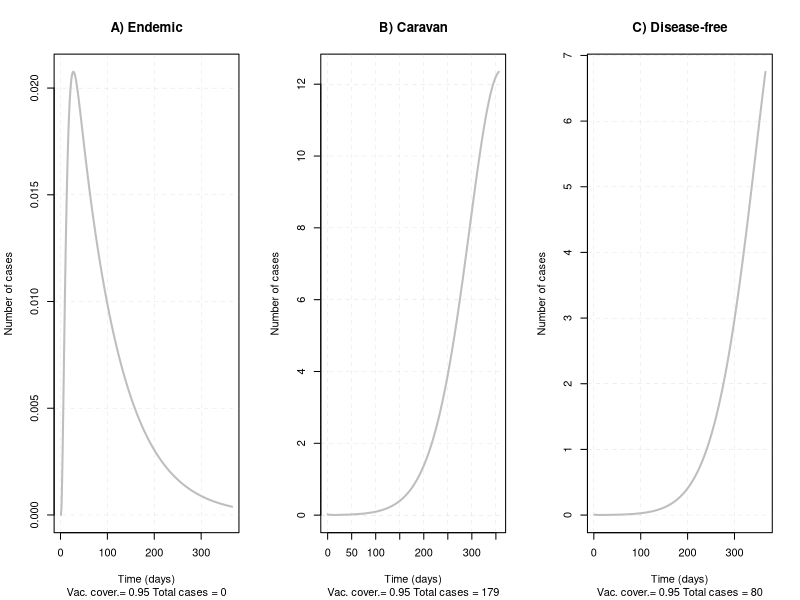
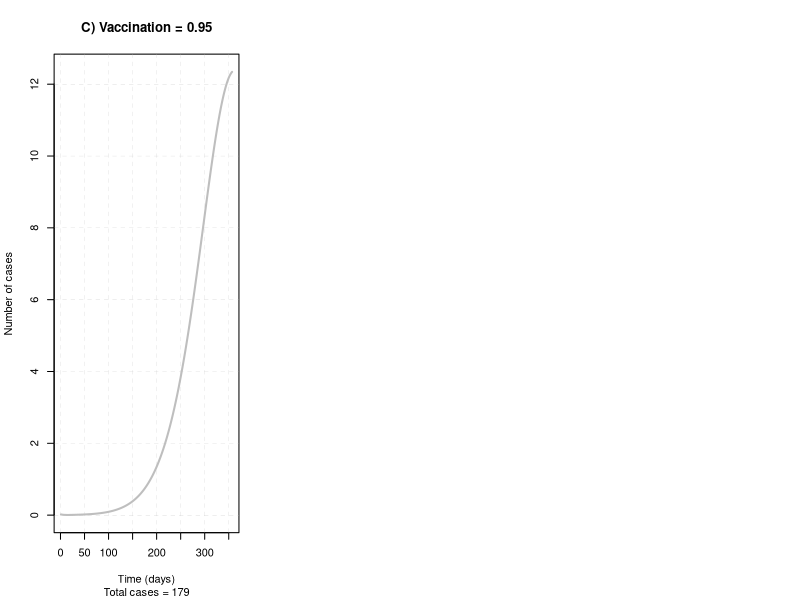
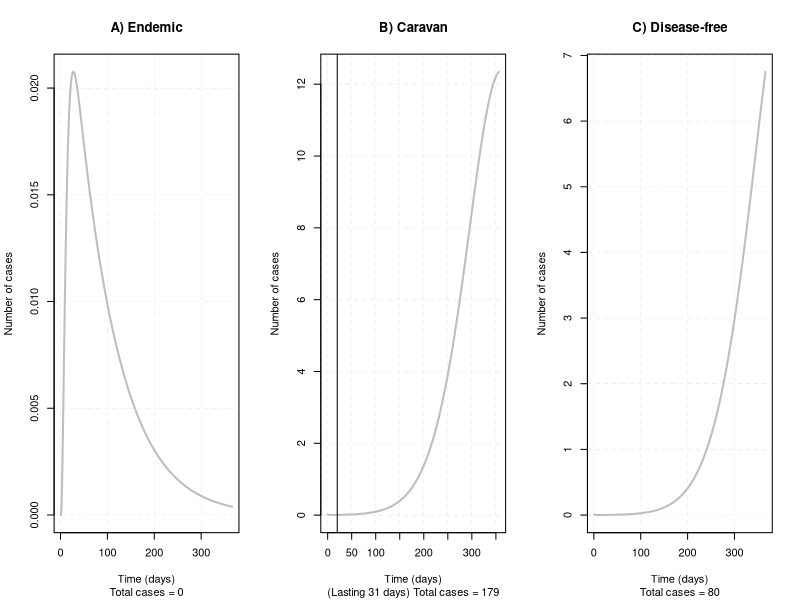

Recreate these plots in R, in order.
# CARAVAN SEIR


# Loading packages
library(deSolve)
library(ggplot2)

# 1. PARAMETERS in daily rates
# From Esteva et al, 2019: https://onlinelibrary.wiley.com/doi/full/10.1002/cmm4.1059

a	<- 10/30   # Average biting rate	(Haemagogus and Aedes)
b <- 0.25   # Fraction of bites actually infective (Haem = 0.25 Aedes = 0.2)
c <- 0.4    # Vector susceptibility to the virus (Haemagogus = 0.4, Aedes = 0.25)
death <- 6200/(898000/9)/9/12/30 # Human death rate in caravans
muh	<- 0.00119/30 # Human natural mortality rate	(=3.967e-05/day)
mum <- 0.46/30   # Natural mortality rate of mosquitoes	(Haemagogus= 0.46; Aedes= 0.913/30)
gamah <- 1/7 # Human recovery rate	(4.0 month-1 ~7 days)
epsilonh <- 1/6 # YF latency rate for humans (~6 days)
epsilonm <- 1/7 #	Latency rate in mosquitoes	(4.0 month-1 ~7 days)
alfah <- 0.0244/30 #	Disease-induced mortality rate (0.0244 month-1)

# migration parameters
#deltah <- 1/40 #distance walked daily

# Vaccine parameters
pvac1 <- 0.95 # proportion of effective vaccination coverage
w1 <- pvac1/365 # daily vaccination rate

pvac2 <- 0.95
w2 <- pvac2/365

pvac3 <- 0.95 # proportion of effective vaccination coverage
w3 <- pvac3/365 # daily vaccination rate

par.model <- c(a=a, b=b, c=c, epsilonh=epsilonh, epsilonm=epsilonm, 
             muh=muh, gamah=gamah, alfah=alfah, 
             death=death,mum=mum, w1=w1, w2=w2, w3=w3)

# 2. INITIAL CONDITIONS #----

# community 1
Sh0_1 <- 1000; Sm0_1 <- Sh0_1*1.5; m1 <- Sm0_1/Sh0_1
R0_1 <- a*a*b*c*m1*epsilonm/(mum*(mum+epsilonm)*(muh+alfah+gamah)); R0_1
# caravan
Sh0_2 <- 1000; Sm0_2 <- Sh0_2*1.5; m2 <- Sm0_2/Sh0_2
R0_2 <- a*a*b*c*m2*epsilonm/(mum*(mum+epsilonm)*(muh+alfah+gamah)); R0_2
# community 3
Sh0_3 <- 1000; Sm0_3 <- Sh0_3*1.5; m3 <- Sm0_3/Sh0_3
R0_3 <- a*a*b*c*m3*epsilonm/(mum*(mum+epsilonm)*(muh+alfah+gamah)); R0_3


#### MODEL 1: RESIDENT ENDEMIC COMMUNITY ####----
# Efective Vaccinated proportion:
(1-(1/R0_1))*100

state.endemic <- c(Sh1=Sh0_1-(Sh0_1*pvac1), Eh1=0, Ih1=0, Rh1=0, 
                   Infh1=0, Vh1=Sh0_1*pvac1, Sm1=Sm0_1, Em1=0, Im1=1)

# Time of simulation
tsim <- 1*365 # For how long lasts a caravan? 1000h walking = 62 days/16h/day
Dt <- 1 #But not in the Haemagogus area


# Frequency-dependent transmission
model.endemic <- function(t,state,parameters){
  with(as.list(c(state,parameters)),{
    
    # Community
    dSh1 <- -a*b*Im1*(Sh1/(Sh1+Eh1+Ih1+Rh1+Vh1)) + muh*(Eh1+Ih1+Rh1+Vh1) -
      w1*Sh1 + alfah*Ih1
    dEh1 <- a*b*Im1*(Sh1/(Sh1+Eh1+Ih1+Rh1+Vh1)) - epsilonh*Eh1 - muh*Eh1 
    dIh1 <- epsilonh*Eh1 - gamah*Ih1 - muh*Ih1 - alfah*Ih1
    dRh1 <- gamah*Ih1 - muh*Rh1
    dInfh1 <- a*b*Im1*(Sh1/(Sh1+Eh1+Ih1+Rh1+Vh1))
    dVh1 <- w1*Sh1 - muh*Vh1 
    
    # Mosquitoes vectors in community 1
    dSm1 <- -a*c*Sm1*(Ih1/(Sh1+Eh1+Ih1+Rh1+Vh1)) + mum*(Em1 + Im1)
    dEm1 <- a*c*Sm1*(Ih1/(Sh1+Eh1+Ih1+Rh1+Vh1)) - (epsilonm + mum)*Em1
    dIm1 <- epsilonm*Em1 - mum*Im1
    
    
    # return the output of the model
    return(list(c(dSh1, dEh1, dIh1, dRh1, dInfh1, dVh1,
                  dSm1, dEm1, dIm1)))
    
  })
}

tempo <- seq(from=0,to=tsim,by=Dt)

mod1 <- ode(y = state.endemic, times = tempo, func = model.endemic, 
            parms = par.model, method = "lsoda")

mod1 <- as.data.frame(mod1)

names(mod1) <- c("t","Sh1","Eh1","Ih1","Rh1","Infh1","Vh1","Sm1","Em1","Im1")

#STOP
#### MODEL 2: CARAVAN ####----

Ih0_2 <- mod1$Ih1[mod1$t==20]; Ih0_2

state.caravan <- c(Sh2=Sh0_2, Eh2=0, Ih2=Ih0_2, Rh2=0, Infh2=0,Vh2=0,
               Sm2=Sm0_2, Em2=0, Im2=0)

# Time of simulation
tsim <- 1*356 # For how long lasts a caravan? 1000h walking = 62 days/16h/day
Dt <- 1 #But not in the Haemagogus area


# Frequency-dependent transmission
model.caravan <- function(t,state,parameters){
  with(as.list(c(state,parameters)),{
    
    dSh2 <- -a*b*Im2*(Sh2/(Sh2+Eh2+Ih2+Rh2+Vh2)) + muh*(Eh2+Ih2+Rh2+Vh2) - 
      death*Sh2 - w2*Sh2
    dEh2 <- a*b*Im2*(Sh2/(Sh2+Eh2+Ih2+Rh2+Vh2)) - epsilonh*Eh2 - muh*Eh2 - death*Eh2
    dIh2 <- epsilonh*Eh2 - gamah*Ih2 - muh*Ih2 - alfah*Ih2 - death*Ih2
    dRh2 <- gamah*Ih2 - muh*Rh2 - death*Rh2
    dInfh2 <- a*b*Im2*(Sh2/(Sh2+Eh2+Ih2+Rh2+Vh2))
    dVh2 <- w2*Sh2 - muh*Vh2 
    
    # Mosquitoes vectors in community 2
    dSm2 <- -a*c*Sm2*(Ih2/(Sh2+Eh2+Ih2+Rh2+Vh2)) + mum*(Em2 + Im2)
    dEm2 <- a*c*Sm2*(Ih2/(Sh2+Eh2+Ih2+Rh2+Vh2)) - (epsilonm + mum)*Em2
    dIm2 <- epsilonm*Em2 - mum*Im2
    
    # return the output of the model
    return(list(c(dSh2, dEh2, dIh2, dRh2, dInfh2, dVh2,
                  dSm2, dEm2, dIm2)))
    
  })
}

tempo <- seq(from=0,to=tsim,by=Dt)

mod2 <- ode(y = state.caravan, times = tempo, func = model.caravan, 
           parms = par.model, method = "lsoda")

mod2 <- as.data.frame(mod2)

names(mod2) <- c("t","Sh2","Eh2","Ih2","Rh2","Infh2","Vh2",
                 "Sm2","Em2","Im2")

#STOP

#### MODEL 3: DISEASE FREE RESIDENT ----

Ih0_3 <- mod2$Ih2[mod2$t==20];Ih0_3
#Ih0_3 <- Ih0_2

# Considering currrent vaccination coverage

state.resident <- c(Sh3=Sh0_3, Eh3=0, Ih3=Ih0_3, Rh3=0, 
                    Infh3=0, Vh3=0, Sm3=Sm0_3, Em3=0, Im3=0)

# Time of simulation
tsim <- 1*365
Dt <- 1

# 3. DETERMINISTIC ROSS-MACDONALD MODEL #

# Frequency-dependent transmission
model.resident <- function(t,state,parameters){
  with(as.list(c(state,parameters)),{
    
# Human hosts in community 3
dSh3 <- -a*b*Im3*(Sh3/(Sh3+Eh3+Ih3+Rh3+Vh3)) + muh*(Eh3+Ih3+Rh3+Vh3) -
  w3*Sh3
dEh3 <- a*b*Im3*(Sh3/(Sh3+Eh3+Ih3+Rh3+Vh3)) - epsilonh*Eh3 - muh*Eh3
dIh3 <- epsilonh*Eh3 - gamah*Ih3 - muh*Ih3 - alfah*Ih3
dRh3 <- gamah*Ih3 - muh*Rh3
dInfh3 <- a*b*Im3*(Sh3/(Sh3+Eh3+Ih3+Rh3+Vh3))
dVh3 <- w3*Sh3-muh*Vh3

# Mosquitoes vectors in community 3
dSm3 <- -a*c*Sm3*(Ih3/(Sh3+Eh3+Ih3+Rh3+Vh3)) + mum*(Em3 + Im3)
dEm3 <- a*c*Sm3*(Ih3/(Sh3+Eh3+Ih3+Rh3+Vh3)) - (epsilonm + mum)*Em3
dIm3 <- epsilonm*Em3 - mum*Im3

# return the output of the model
return(list(c(dSh3, dEh3, dIh3, dRh3, dInfh3,dVh3,
              dSm3, dEm3, dIm3)))

  })
}

tempo <- seq(from=0,to=tsim,by=Dt)

mod3 <- ode(y = state.resident, times = tempo, func = model.resident, 
           parms = par.model, method = "lsoda")

mod3 <- as.data.frame(mod3)

names(mod3) <- c("t","Sh3","Eh3","Ih3","Rh3","Infh3","Vh3",
                 "Sm3","Em3","Im3")

#STOP
# 4. PLOTTING ----

par(mfrow=c(1,3))

plot(mod1$Ih1, main = "A) Endemic",
     type = "l", lwd=2, col = "grey",
     sub=paste("Vac. cover.=", pvac1,
               "Total cases =",round(max(mod1$Infh1))),
         xlab= "Time (days)",
     ylab= "Number of cases")
grid(nx = NULL, ny = NULL,
     lty = 2,      # Grid line type
     col = "gray", # Grid line color
     lwd = 0.2)      # Grid line width

plot(mod2$t,mod2$Ih2, main = "B) Caravan",
     type = "l", lwd=2, col = "grey",
     sub=paste("Vac. cover.=", pvac2,
       "Total cases =",round(max(mod2$Infh2))),
     xlab= "Time (days)",
     ylab= "Number of cases")
grid(nx = NULL, ny = NULL,
     lty = 2,      # Grid line type
     col = "gray", # Grid line color
     lwd = 0.2)      # Grid line width

matplot(mod3$Ih3, type = "l", lwd=2, col = "grey",
        main = "C) Disease-free",
        sub=paste("Vac. cover.=", pvac3,
                  "Total cases =",round(max(mod3$Infh3))),
        xlab= "Time (days)",
        ylab= "Number of cases")
grid(nx = NULL, ny = NULL,
     lty = 2,      # Grid line type
     col = "gray", # Grid line color
     lwd = 0.2)      # Grid line width


#STOP

# Plotting vaccinating Caravans scenario ----

par(mfrow=c(1,3))

plot(mod2$Ih2, main = paste("C) Vaccination =", pvac2),
     type = "l", lwd=2, col = "grey",
     sub=paste("Total cases =",round(max(mod2$Infh2))),
     xlab= "Time (days)",
     ylab= "Number of cases")
grid(nx = NULL, ny = NULL,
     lty = 2,      # Grid line type
     col = "gray", # Grid line color
     lwd = 0.2)      # Grid line width


# Ploting realistic data ----

par(mfrow=c(1,3))

plot(mod1$Ih1, main = "A) Endemic",
     type = "l", lwd=2, col = "grey",
     sub=paste(
               "Total cases =",round(max(mod1$Infh1))),
     xlab= "Time (days)",
     ylab= "Number of cases")
grid(nx = NULL, ny = NULL,
     lty = 2,      # Grid line type
     col = "gray", # Grid line color
     lwd = 0.2)      # Grid line width

plot(mod2$t,mod2$Ih2, main = "B) Caravan",
     type = "l", lwd=2, col = "grey",
     sub=paste("(Lasting 31 days)",
               "Total cases =",round(max(mod2$Infh2))),
     xlab= "Time (days)",
     ylab= "Number of cases")
grid(nx = NULL, ny = NULL,
     lty = 2,      # Grid line type
     col = "gray", # Grid line color
     lwd = 0.2)      # Grid line width
abline(v=20, size=2)

matplot(mod3$Ih3, type = "l", lwd=2, col = "grey",
        main = "C) Disease-free",
        sub=paste(
                  "Total cases =",round(max(mod3$Infh3))),
        xlab= "Time (days)",
        ylab= "Number of cases")
grid(nx = NULL, ny = NULL,
     lty = 2,      # Grid line type
     col = "gray", # Grid line color
     lwd = 0.2)      # Grid line width
